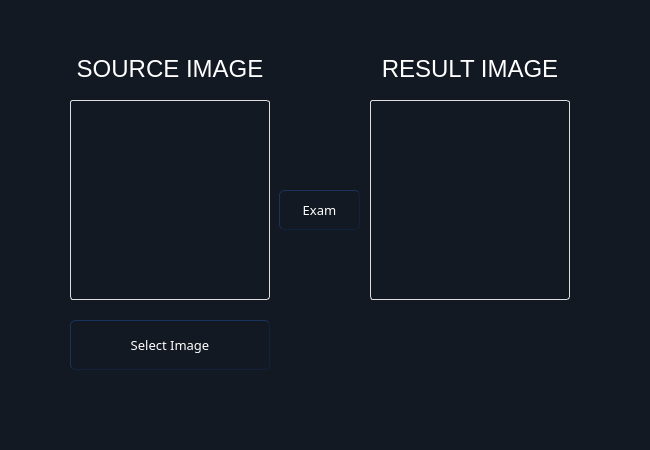
<?xml version="1.0" encoding="UTF-8"?>
<ui version="4.0">
 <class>MainWindowClass</class>
 <widget class="QMainWindow" name="MainWindowClass">
  <property name="geometry">
   <rect>
    <x>0</x>
    <y>0</y>
    <width>650</width>
    <height>450</height>
   </rect>
  </property>
  <property name="windowTitle">
   <string>Crack Detection Tool - Alessio Pan - Shanghai University</string>
  </property>
  <property name="windowIcon">
   <iconset>
    <normaloff>Resources/809284-512.png</normaloff>Resources/809284-512.png</iconset>
  </property>
  <property name="whatsThis">
   <string>&lt;html&gt;&lt;head/&gt;&lt;body&gt;&lt;p&gt;A tool for crack detection by Alessio Pan from Shanghai University&lt;/p&gt;&lt;/body&gt;&lt;/html&gt;</string>
  </property>
  <property name="styleSheet">
   <string notr="true">
*{  
  font-size:13px;  
  color:white;  
  font-family:&quot;宋体&quot;;  
}  
CallWidget QLineEdit#telEdt  
{  
  font-size:24px;  
}  
QMainWindow,QDialog{  
     background: qlineargradient(x1: 0, y1: 0, x2: 0, y2: 1,  
                                 stop: 0 #1B2534, stop: 0.4 #010101,  
                                 stop: 0.5 #000101, stop: 1.0 #1F2B3C);  
}  
QWidget{  
    background:#121922;  
}  
QLabel{  
   background:transparent;  
}  
DailForm QLineEdit#phoneLineEdt{  
  font-size:36px;  
  font-weight: bold;  
}  
QPushButton,QToolButton{  
    background: qlineargradient(x1: 0, y1: 0, x2: 0, y2: 1,  
                                 stop: 0 #5B5F5F, stop: 0.5 #0C2436,  
                                 stop: 1.0 #27405A);  
    border-style: outset;  
    border-width: 1px;  
    border-radius: 5px;  
    border-color: #11223F;  
    padding: 1px;  
}  
QPushButton::hover,QToolButton::hover{  
    background: qlineargradient(x1: 0, y1: 0, x2: 0, y2: 1,  
                                 stop: 0 #758385, stop: 0.5 #122C39,  
                                 stop: 1.0 #0E7788);  
    border-color: #11505C;  
}  
QPushButton::pressed,QToolButton::pressed{  
    background: qlineargradient(x1: 0, y1: 0, x2: 0, y2: 1,  
                                 stop: 0 #969B9C, stop: 0.5 #16354B,  
                                 stop: 1.0 #244F76);  
    border-color: #11505C;  
}  
QPushButton::disabled,QToolButton::disabled{  
    background: qlineargradient(x1: 0, y1: 0, x2: 0, y2: 1,  
                                 stop: 0 #282B2C, stop: 0.5 #09121A,  
                                 stop: 1.0 #111D29);  
    border-color: #0A1320;  
    color:#6A6864;  
}  
QDialog QPushButton,QDialog QToolButton{  
  min-width:30px;  
  min-height:23px;  
}  
QToolButton[objectName=&quot;minimizeToolBtn&quot;] {  
    background: transparent;  
    border:none;  
    image:url(qss/minimize.png)  
}  
QToolButton[objectName=&quot;minimizeToolBtn&quot;]:hover,QToolButton[objectName=&quot;minimizeToolBtn&quot;]:pressed {  
    image:url(qss/minimize_hover.png)  
}  
QToolButton[objectName=&quot;maximizeToolBtn&quot;] {  
    background: transparent;  
    border:none;  
    image:url(qss/maximize.png)  
}  
QToolButton[objectName=&quot;maximizeToolBtn&quot;]:hover,QToolButton[objectName=&quot;maximizeToolBtn&quot;]:pressed {  
    image:url(qss/maximize_hover.png)  
}  
QToolButton[objectName=&quot;closeToolBtn&quot;],QToolButton[objectName=&quot;customCloseWindow&quot;] {  
    background: transparent;  
    border:none;  
    image:url(qss/close.png)  
}  
QToolButton[objectName=&quot;closeToolBtn&quot;]:hover,QToolButton[objectName=&quot;closeToolBtn&quot;]:pressed{  
    image:url(qss/close_hover.png)  
}  
QToolButton[objectName=&quot;customCloseWindow&quot;]:hover,QToolButton[objectName=&quot;customCloseWindow&quot;]:pressed{  
    image:url(qss/close_hover.png)  
}  
QToolButton[objectName=&quot;titleSetUpToolBtn&quot;]{  
    background: transparent;  
    border:none;  
    image:url(qss/setup.png)  
}  
DailForm QToolButton#oneToolBtn,QToolButton#OneToolBtn,QToolButton#twoToolBtn,QToolButton#threeToolBtn,  
         QToolButton#fourToolBtn,QToolButton#fiveToolBtn,QToolButton#sixToolBtn,  
         QToolButton#sevenToolBtn,QToolButton#eightToolBtn,QToolButton#nineToolBtn,  
         QToolButton#starToolBtn,QToolButton#zeroToolBtn,QToolButton#sharpToolBtn {  
    font-size:36px;  
    border-radius: 10px;  
}  
DailForm QToolButton#delToolBtn{  
    border-radius: 10px;  
}  
QFrame{  
    border-color:#32435E;  
    border-width:1px;  
    border-radius: 3px;  
}  
QLineEdit,QTextEdit {  
    border: 1px solid #32435E;  
    border-radius: 3px;  
    /* padding: 0 8px; */  
    background: qlineargradient(x1: 0, y1: 0, x2: 0, y2: 1,  
                                 stop: 0 #080B10,  
                                 stop: 1.0 #212C3F);  
    selection-background-color: #0A246A;  
}  
QLineEdit::hover{  
  border-color:#5D8B9E;  
}  
QLineEdit[echoMode=&quot;3&quot;] {  
     lineedit-password-character: 9679;  
}  
#QLineEdit:read-only {  
     background: #543F7C;  
}  
QTabWidget::pane { /* The tab widget frame */  
     border: 0px solid #32435E;  
     position: absolute;  
     left: -0.1em;  
}  
QTabWidget#MainTabWidget::tab-bar {  
     left: -3px; /* move to the right by 5px */  
}  
QTabWidget#MainTabWidget QTabBar::tab {  
     height: 14ex;  
     width: 14ex;  
}  
QTabBar::tab {  
     background: qlineargradient(x1: 0, y1: 0, x2: 0, y2: 1,  
                                 stop: 0 #292F31, stop: 1 #0C131E);  
}  
QTabBar::tab:selected{  
     background: qlineargradient(x1: 0, y1: 0, x2: 0, y2: 1,  
                                 stop: 0 #113845,  stop: 1.0 #15A8FF);  
}  
QTabBar::tab:hover {  
     background: qlineargradient(x1: 0, y1: 0, x2: 0, y2: 1,  
                                 stop: 0 #113845,  stop: 1.0 #0E6F80);  
}  
#QTabBar::tab:selected {  
     border-color: #32435E;  
     border-right-color: #32435E; /* same as pane color */  
}  
#QTabBar::tab:!selected {  
     margin-left: 2px; /* make non-selected tabs look smaller */  
}  
#QTabBar:tab:first:selected {  
    margin-top: 0;  
}  
QTabBar:tab:last:selected {  
    margin-right: 0;  
}  
QTabBar:tab:only-one {  
     margin: 0;  
}  
QListWidget{  
    border: 1px solid #32435E;  
    background:#050609;  
}  
QListWidget::item:selected {  
     /*border: 0px solid #33CCFF;*/  
     border:none;  
     background: qlineargradient(x1: 0, y1: 0, x2: 0, y2: 1,  
                                 stop: 0 #6A848C,  stop: 1.0 #0F9EAF);  
     padding:0px;  
     margin:0px;  
}  
#QListWidget::item:selected:!active {  
     border-width: 0px ;  
}  
#QListWidget::item:selected:active {  
     border-width: 1px;  
}  
  
QComboBox {  
     border: 1px solid #32435E;  
     border-radius: 3px;  
     padding: 1px 18px 1px 3px;  
     min-width: 6em;  
}  
QComboBox::hover{  
  border-color:#5D8B9E;  
}  
QComboBox:editable {  
     background: qlineargradient(x1: 0, y1: 0, x2: 0, y2: 1,  
                                 stop: 0 #080B10,  
                                 stop: 1.0 #212C3F);  
}  
QComboBox:!editable, QComboBox::drop-down:editable {  
      background: qlineargradient(x1: 0, y1: 0, x2: 0, y2: 1,  
                                 stop: 0 #080B10,  
                                 stop: 1.0 #212C3F);  
}  
/* QComboBox gets the &quot;on&quot; state when the popup is open */  
QComboBox:!editable:on, QComboBox::drop-down:editable:on {  
     background: qlineargradient(x1: 0, y1: 0, x2: 0, y2: 1,  
                                 stop: 0 #080B10,  
                                 stop: 1.0 #212C3F);;  
}  
QComboBox:on { /* shift the text when the popup opens */  
     padding-top: 3px;  
     padding-left: 4px;  
}  
QComboBox::drop-down {  
     subcontrol-origin: padding;  
     subcontrol-position: top right;  
     width: 15px;  
     border-left-width: 1px;  
     border-left-color: 32435E;  
     border-left-style: solid; /* just a single line */  
     border-top-right-radius: 3px; /* same radius as the QComboBox */  
     border-bottom-right-radius: 3px;  
}  
QComboBox::down-arrow {  
     image: url(qss/downarrow.png);  
}  
QComboBox::down-arrow:on { /* shift the arrow when popup is open */  
     top: 1px;  
     left: 1px;  
}  
QComboBox QAbstractItemView {  
     border: 2px solid #32435E;  
     selection-background-color: qlineargradient(x1: 0, y1: 0, x2: 0, y2: 1,  
                                 stop: 0 #506B79,  
                                 stop: 1.0 #0D95A6);  
    background: qlineargradient(x1: 0, y1: 0, x2: 0, y2: 1,  
                                 stop: 0 #1B2534, stop: 0.4 #010101,  
                                 stop: 0.5 #000101, stop: 1.0 #1F2B3C);  
}  </string>
  </property>
  <property name="iconSize">
   <size>
    <width>256</width>
    <height>256</height>
   </size>
  </property>
  <widget class="QWidget" name="centralWidget">
   <property name="styleSheet">
    <string notr="true">background:#121922;    </string>
   </property>
   <widget class="QPushButton" name="openButton">
    <property name="geometry">
     <rect>
      <x>70</x>
      <y>320</y>
      <width>200</width>
      <height>50</height>
     </rect>
    </property>
    <property name="font">
     <font>
      <family>Adobe 黑体 Std R</family>
      <pointsize>14</pointsize>
      <weight>50</weight>
      <italic>false</italic>
      <bold>false</bold>
     </font>
    </property>
    <property name="cursor">
     <cursorShape>PointingHandCursor</cursorShape>
    </property>
    <property name="styleSheet">
     <string notr="true">font: 14pt &quot;Adobe 黑体 Std R&quot;;</string>
    </property>
    <property name="text">
     <string>Select Image</string>
    </property>
    <property name="icon">
     <iconset>
      <normaloff>Resources/if__7ui_2303112.png</normaloff>Resources/if__7ui_2303112.png</iconset>
    </property>
    <property name="iconSize">
     <size>
      <width>36</width>
      <height>36</height>
     </size>
    </property>
   </widget>
   <widget class="QPushButton" name="examButton">
    <property name="geometry">
     <rect>
      <x>279</x>
      <y>190</y>
      <width>81</width>
      <height>40</height>
     </rect>
    </property>
    <property name="font">
     <font>
      <family>Adobe 黑体 Std R</family>
      <pointsize>12</pointsize>
      <weight>50</weight>
      <italic>false</italic>
      <bold>false</bold>
     </font>
    </property>
    <property name="cursor">
     <cursorShape>PointingHandCursor</cursorShape>
    </property>
    <property name="styleSheet">
     <string notr="true">font: 12pt &quot;Adobe 黑体 Std R&quot;;</string>
    </property>
    <property name="text">
     <string>Exam</string>
    </property>
    <property name="icon">
     <iconset>
      <normaloff>Resources/809284-512 (1).png</normaloff>Resources/809284-512 (1).png</iconset>
    </property>
    <property name="iconSize">
     <size>
      <width>20</width>
      <height>20</height>
     </size>
    </property>
   </widget>
   <widget class="QLabel" name="imgLabel">
    <property name="geometry">
     <rect>
      <x>70</x>
      <y>100</y>
      <width>200</width>
      <height>200</height>
     </rect>
    </property>
    <property name="styleSheet">
     <string notr="true">border:1px solid #E0DDDC;/*边框为1像素，灰色*/</string>
    </property>
    <property name="text">
     <string/>
    </property>
   </widget>
   <widget class="QLabel" name="resLabel">
    <property name="geometry">
     <rect>
      <x>370</x>
      <y>100</y>
      <width>200</width>
      <height>200</height>
     </rect>
    </property>
    <property name="styleSheet">
     <string notr="true">
    border:1px solid #E0DDDC;/*边框为1像素，灰色*/
</string>
    </property>
    <property name="text">
     <string/>
    </property>
   </widget>
   <widget class="QTextBrowser" name="srcImgBrowser">
    <property name="geometry">
     <rect>
      <x>70</x>
      <y>50</y>
      <width>200</width>
      <height>41</height>
     </rect>
    </property>
    <property name="styleSheet">
     <string notr="true">border-color: rgb(18, 25, 34);
font: 14pt &quot;Adobe 黑体 Std R&quot;;</string>
    </property>
    <property name="html">
     <string>&lt;!DOCTYPE HTML PUBLIC &quot;-//W3C//DTD HTML 4.0//EN&quot; &quot;http://www.w3.org/TR/REC-html40/strict.dtd&quot;&gt;
&lt;html&gt;&lt;head&gt;&lt;meta name=&quot;qrichtext&quot; content=&quot;1&quot; /&gt;&lt;style type=&quot;text/css&quot;&gt;
p, li { white-space: pre-wrap; }
&lt;/style&gt;&lt;/head&gt;&lt;body style=&quot; font-family:'Adobe 黑体 Std R'; font-size:14pt; font-weight:400; font-style:normal;&quot;&gt;
&lt;p align=&quot;center&quot; style=&quot; margin-top:0px; margin-bottom:0px; margin-left:0px; margin-right:0px; -qt-block-indent:0; text-indent:0px;&quot;&gt;&lt;span style=&quot; font-family:'SimSun'; font-size:18pt; color:#ffffff;&quot;&gt;SOURCE IMAGE&lt;/span&gt;&lt;/p&gt;&lt;/body&gt;&lt;/html&gt;</string>
    </property>
   </widget>
   <widget class="QTextBrowser" name="resImgBrowse">
    <property name="geometry">
     <rect>
      <x>370</x>
      <y>50</y>
      <width>200</width>
      <height>41</height>
     </rect>
    </property>
    <property name="styleSheet">
     <string notr="true">border-color: rgb(18, 25, 34);
font: 14pt &quot;Adobe 黑体 Std R&quot;;</string>
    </property>
    <property name="html">
     <string>&lt;!DOCTYPE HTML PUBLIC &quot;-//W3C//DTD HTML 4.0//EN&quot; &quot;http://www.w3.org/TR/REC-html40/strict.dtd&quot;&gt;
&lt;html&gt;&lt;head&gt;&lt;meta name=&quot;qrichtext&quot; content=&quot;1&quot; /&gt;&lt;style type=&quot;text/css&quot;&gt;
p, li { white-space: pre-wrap; }
&lt;/style&gt;&lt;/head&gt;&lt;body style=&quot; font-family:'Adobe 黑体 Std R'; font-size:14pt; font-weight:400; font-style:normal;&quot;&gt;
&lt;p align=&quot;center&quot; style=&quot; margin-top:0px; margin-bottom:0px; margin-left:0px; margin-right:0px; -qt-block-indent:0; text-indent:0px;&quot;&gt;&lt;span style=&quot; font-family:'SimSun'; font-size:18pt; color:#ffffff;&quot;&gt;RESULT IMAGE&lt;/span&gt;&lt;/p&gt;&lt;/body&gt;&lt;/html&gt;</string>
    </property>
   </widget>
   <widget class="QTextBrowser" name="resBrowser">
    <property name="geometry">
     <rect>
      <x>410</x>
      <y>320</y>
      <width>120</width>
      <height>50</height>
     </rect>
    </property>
    <property name="font">
     <font>
      <family>Adobe 黑体 Std R</family>
      <pointsize>14</pointsize>
      <weight>50</weight>
      <italic>false</italic>
      <bold>false</bold>
     </font>
    </property>
    <property name="styleSheet">
     <string notr="true">border-color: rgb(18, 25, 34);
font: 14pt &quot;Adobe 黑体 Std R&quot;;</string>
    </property>
    <property name="html">
     <string>&lt;!DOCTYPE HTML PUBLIC &quot;-//W3C//DTD HTML 4.0//EN&quot; &quot;http://www.w3.org/TR/REC-html40/strict.dtd&quot;&gt;
&lt;html&gt;&lt;head&gt;&lt;meta name=&quot;qrichtext&quot; content=&quot;1&quot; /&gt;&lt;style type=&quot;text/css&quot;&gt;
p, li { white-space: pre-wrap; }
&lt;/style&gt;&lt;/head&gt;&lt;body style=&quot; font-family:'Adobe 黑体 Std R'; font-size:14pt; font-weight:400; font-style:normal;&quot;&gt;
&lt;p align=&quot;center&quot; style=&quot;-qt-paragraph-type:empty; margin-top:0px; margin-bottom:0px; margin-left:0px; margin-right:0px; -qt-block-indent:0; text-indent:0px; font-family:'SimSun'; font-size:9pt;&quot;&gt;&lt;br /&gt;&lt;/p&gt;&lt;/body&gt;&lt;/html&gt;</string>
    </property>
   </widget>
  </widget>
  <widget class="QStatusBar" name="statusBar"/>
 </widget>
 <layoutdefault spacing="6" margin="11"/>
 <resources>
  <include location="MainWindow.qrc"/>
 </resources>
 <connections/>
</ui>
